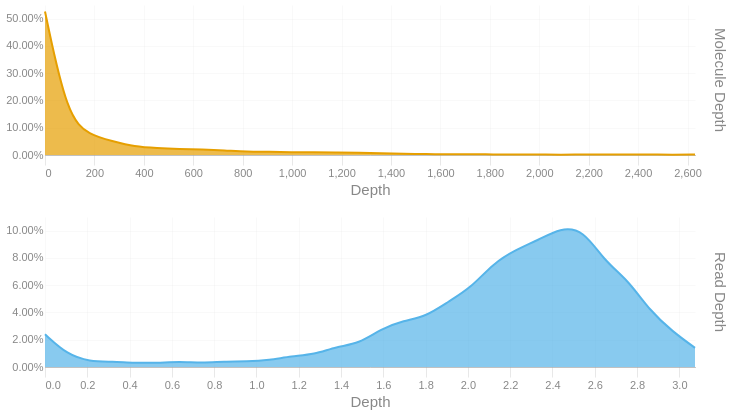

The notebook cell this image was saved under:
### Code cell
readdep = depth_hist(tb['Read Depth'], q99, 3)
readdep = readdep.with_columns(pl.lit('Read Depth').alias('Metric'))
if not SKIPLR:
    moldep = depth_hist(tb['Molecule Depth'], mol_q99, 1)
    moldep = moldep.with_columns(pl.lit('Molecule Depth').alias('Metric'))
    _hist = pl.concat([readdep, moldep])
    _hist = _hist.filter(pl.col('Proportion') != 0)
    with SafeRender(_hist):
        (
            alt.Chart(_hist)        
            .mark_area(interpolate = "basis")
            .encode(
                x=alt.X('Bin:Q').scale(domainMin=0).axis(alt.Axis(title='Depth')),
                y = alt.Y('Proportion:Q', title = None).axis(format = '.2%'),
                color = alt.Color('Metric:N').legend(None),
                row = alt.Row("Metric:N").header(title = None, labelOrient = 'right'),
                tooltip = [
                    alt.Tooltip("Metric:N", title = "Metric"),
                    alt.Tooltip('Interval:N', title = "Depth Interval"),
                    alt.Tooltip('Proportion:Q', title = "% Alignments").format('.2%')
                ]
            )
            .resolve_scale(x='independent', y='independent')
            .properties(
                height = 150, width = 650,
                usermeta={'embedOptions': {'downloadFileName': f'{samplename}.depth.hist'}}
            )
        ).display()
else:
    readdep = readdep.filter(pl.col('Proportion') != 0)
    with SafeRender(readdep):
        (
            alt.Chart(readdep)        
            .mark_area(interpolate = "basis")
            .encode(
                x=alt.X('Bin:Q').scale(domainMin=0).axis(alt.Axis(title='Depth')),
                y = alt.Y('Proportion:Q', title = None).axis(format = '.2%'),
                tooltip = [
                    alt.Tooltip('Interval:N', title = "Depth Interval"),
                    alt.Tooltip('Proportion:Q', title = "% Alignments").format('.2%')
                ]
            )
            .properties(
                usermeta={'embedOptions': {'downloadFileName': f'{samplename}.depth.hist'}}
            )
        ).display()

### Figure 1 — Vega-Lite specification as saved in the notebook (floating-point values rounded to 4 significant figures)
{"width": 650, "height": 150, "config": {"title": {"anchor": "start", "dy": -15, "fontSize": 18, "color": "#888888", "subtitleColor": "#888888", "subtitleFontSize": 14}, "arc": {"fill": "#0072B2"}, "axis": {"domainColor": "#888888", "domainWidth": 0.5, "gridWidth": 0.2, "grid": false, "titleFontWeight": 400, "titleFontSize": 15, "labelFontSize": 11, "labelColor": "#888888", "tickColor": "#888888", "tickWidth": 0.2, "titleColor": "#888888"}, "axisBand": {"grid": false}, "axisX": {"grid": true, "tickSize": 10, "domainCap": "round"}, "axisY": {"domain": false, "grid": true, "tickSize": 0, "domainCap": "round"}, "background": "transparent", "header": {"labelFontSize": 15, "labelColor": "#888888", "titleFontSize": 15, "titleFontWeight": 600, "titleColor": "#888888"}, "legend": {"labelFont": "sans-serif", "labelFontSize": 12, "labelColor": "#888888", "symbolSize": 100, "symbolType": "circle", "titleFontSize": 12, "titlePadding": 10, "titleColor": "#888888", "title": null}, "range": {"category": ["#E69F00", "#56B4E9", "#009E73", "#F0E442", "#0072B2", "#D55E00", "#CC79A7", "#000000"], "diverging": ["#cfe8f3", "#a2d4ec", "#73bfe2", "#46abdb", "#1696d2", "#12719e"]}, "area": {"fill": "#0072B2", "fillOpacity": 0.7, "line": true, "strokeOpacity": 0.7}, "line": {"color": "#0072B2", "stroke": "#0072B2", "strokeWidth": 2}, "trail": {"color": "#0072B2", "stroke": "#0072B2", "strokeWidth": 0, "size": 1}, "point": {"filled": true, "fillOpacity": 1.0, "size": 95}, "text": {"color": "#888888", "fontSize": 11, "align": "right", "fontWeight": 400, "size": 11}, "bar": {"fill": "#0072B2", "stroke": null}, "view": {"stroke": null, "continuousWidth": 660, "continuousHeight": 400}}, "data": {"name": "data-b226707c98fafde52fdf52914b0c693b"}, "mark": {"type": "area", "interpolate": "basis"}, "encoding": {"color": {"field": "Metric", "legend": null, "type": "nominal"}, "row": {"field": "Metric", "header": {"title": null, "labelOrient": "right"}, "type": "nominal"}, "tooltip": [{"field": "Metric", "title": "Metric", "type": "nominal"}, {"field": "Interval", "title": "Depth Interval", "type": "nominal"}, {"field": "Proportion", "format": ".2%", "title": "% Alignments", "type": "quantitative"}], "x": {"axis": {"title": "Depth"}, "field": "Bin", "scale": {"domainMin": 0}, "type": "quantitative"}, "y": {"axis": {"format": ".2%"}, "field": "Proportion", "title": null, "type": "quantitative"}}, "resolve": {"scale": {"x": "independent", "y": "independent"}}, "usermeta": {"embedOptions": {"downloadFileName": "S5_Hudson_1191.depth.hist"}}, "$schema": "https://vega.github.io/schema/vega-lite/v6.1.0.json", "datasets": {"data-b226707c98fafde52fdf52914b0c693b": [{"Bin": 0.0, "Interval": "0.0-0.106", "Proportion": 0.024, "Metric": "Read Depth"}, {"Bin": 0.106, "Interval": "0.106-0.212", "Proportion": 0.009, "Metric": "Read Depth"}, {"Bin": 0.212, "Interval": "0.212-0.318", "Proportion": 0.004, "Metric": "Read Depth"}, {"Bin": 0.318, "Interval": "0.318-0.424", "Proportion": 0.004, "Metric": "Read Depth"}, {"Bin": 0.424, "Interval": "0.424-0.53", "Proportion": 0.003, "Metric": "Read Depth"}, {"Bin": 0.53, "Interval": "0.53-0.636", "Proportion": 0.003, "Metric": "Read Depth"}, {"Bin": 0.636, "Interval": "0.636-0.742", "Proportion": 0.004, "Metric": "Read Depth"}, {"Bin": 0.742, "Interval": "0.742-0.848", "Proportion": 0.003, "Metric": "Read Depth"}, {"Bin": 0.848, "Interval": "0.848-0.954", "Proportion": 0.004, "Metric": "Read Depth"}, {"Bin": 0.954, "Interval": "0.954-1.06", "Proportion": 0.004, "Metric": "Read Depth"}, {"Bin": 1.06, "Interval": "1.06-1.166", "Proportion": 0.005, "Metric": "Read Depth"}, {"Bin": 1.166, "Interval": "1.166-1.272", "Proportion": 0.008, "Metric": "Read Depth"}, {"Bin": 1.272, "Interval": "1.272-1.378", "Proportion": 0.009, "Metric": "Read Depth"}, {"Bin": 1.378, "Interval": "1.378-1.484", "Proportion": 0.015, "Metric": "Read Depth"}, {"Bin": 1.484, "Interval": "1.484-1.59", "Proportion": 0.017, "Metric": "Read Depth"}, {"Bin": 1.59, "Interval": "1.59-1.696", "Proportion": 0.028, "Metric": "Read Depth"}, {"Bin": 1.696, "Interval": "1.696-1.802", "Proportion": 0.034, "Metric": "Read Depth"}, {"Bin": 1.802, "Interval": "1.802-1.908", "Proportion": 0.037, "Metric": "Read Depth"}, {"Bin": 1.908, "Interval": "1.908-2.014", "Proportion": 0.048, "Metric": "Read Depth"}, {"Bin": 2.014, "Interval": "2.014-2.12", "Proportion": 0.058, "Metric": "Read Depth"}, {"Bin": 2.12, "Interval": "2.12-2.226", "Proportion": 0.076, "Metric": "Read Depth"}, {"Bin": 2.226, "Interval": "2.226-2.332", "Proportion": 0.086, "Metric": "Read Depth"}, {"Bin": 2.332, "Interval": "2.332-2.438", "Proportion": 0.093, "Metric": "Read Depth"}, {"Bin": 2.438, "Interval": "2.438-2.544", "Proportion": 0.102, "Metric": "Read Depth"}, {"Bin": 2.544, "Interval": "2.544-2.65", "Proportion": 0.101, "Metric": "Read Depth"}, {"Bin": 2.65, "Interval": "2.65-2.756", "Proportion": 0.077, "Metric": "Read Depth"}, {"Bin": 2.756, "Interval": "2.756-2.862", "Proportion": 0.064, "Metric": "Read Depth"}, {"Bin": 2.862, "Interval": "2.862-2.968", "Proportion": 0.041, "Metric": "Read Depth"}, {"Bin": 2.968, "Interval": "2.968-3.074", "Proportion": 0.026, "Metric": "Read Depth"}, {"Bin": 3.074, "Interval": "3.074-3.18", "Proportion": 0.014, "Metric": "Read Depth"}, {"Bin": 0.0, "Interval": "0.0-90.7", "Proportion": 0.526, "Metric": "Molecule Depth"}, {"Bin": 90.7, "Interval": "90.7-181.4", "Proportion": 0.138, "Metric": "Molecule Depth"}, {"Bin": 181.4, "Interval": "181.4-272.1", "Proportion": 0.073, "Metric": "Molecule Depth"}, {"Bin": 272.1, "Interval": "272.1-362.8", "Proportion": 0.051, "Metric": "Molecule Depth"}, {"Bin": 362.8, "Interval": "362.8-453.5", "Proportion": 0.03, "Metric": "Molecule Depth"}, {"Bin": 453.5, "Interval": "453.5-544.2", "Proportion": 0.025, "Metric": "Molecule Depth"}, {"Bin": 544.2, "Interval": "544.2-634.9", "Proportion": 0.022, "Metric": "Molecule Depth"}, {"Bin": 634.9, "Interval": "634.9-725.6", "Proportion": 0.02, "Metric": "Molecule Depth"}, {"Bin": 725.6, "Interval": "725.6-816.3", "Proportion": 0.017, "Metric": "Molecule Depth"}, {"Bin": 816.3, "Interval": "816.3-907.0", "Proportion": 0.012, "Metric": "Molecule Depth"}, {"Bin": 907.0, "Interval": "907.0-997.7", "Proportion": 0.012, "Metric": "Molecule Depth"}, {"Bin": 997.7, "Interval": "997.7-1088.4", "Proportion": 0.01, "Metric": "Molecule Depth"}, {"Bin": 1088.0, "Interval": "1088.4-1179.1", "Proportion": 0.01, "Metric": "Molecule Depth"}, {"Bin": 1179.0, "Interval": "1179.1-1269.8", "Proportion": 0.009, "Metric": "Molecule Depth"}, {"Bin": 1270.0, "Interval": "1269.8-1360.5", "Proportion": 0.008, "Metric": "Molecule Depth"}, {"Bin": 1360.0, "Interval": "1360.5-1451.2", "Proportion": 0.006, "Metric": "Molecule Depth"}, {"Bin": 1451.0, "Interval": "1451.2-1541.9", "Proportion": 0.004, "Metric": "Molecule Depth"}, {"Bin": 1542.0, "Interval": "1541.9-1632.6", "Proportion": 0.004, "Metric": "Molecule Depth"}, {"Bin": 1633.0, "Interval": "1632.6-1723.3", "Proportion": 0.002, "Metric": "Molecule Depth"}, {"Bin": 1723.0, "Interval": "1723.3-1814.0", "Proportion": 0.003, "Metric": "Molecule Depth"}, {"Bin": 1814.0, "Interval": "1814.0-1904.7", "Proportion": 0.002, "Metric": "Molecule Depth"}, {"Bin": 1905.0, "Interval": "1904.7-1995.4", "Proportion": 0.002, "Metric": "Molecule Depth"}, {"Bin": 1995.0, "Interval": "1995.4-2086.1", "Proportion": 0.002, "Metric": "Molecule Depth"}, {"Bin": 2086.0, "Interval": "2086.1-2176.8", "Proportion": 0.001, "Metric": "Molecule Depth"}, {"Bin": 2177.0, "Interval": "2176.8-2267.5", "Proportion": 0.002, "Metric": "Molecule Depth"}, {"Bin": 2268.0, "Interval": "2267.5-2358.2", "Proportion": 0.002, "Metric": "Molecule Depth"}, {"Bin": 2358.0, "Interval": "2358.2-2448.9", "Proportion": 0.002, "Metric": "Molecule Depth"}, {"Bin": 2449.0, "Interval": "2448.9-2539.6", "Proportion": 0.002, "Metric": "Molecule Depth"}, {"Bin": 2540.0, "Interval": "2539.6-2630.3", "Proportion": 0.001, "Metric": "Molecule Depth"}, {"Bin": 2630.0, "Interval": "2630.3-2720.97", "Proportion": 0.002, "Metric": "Molecule Depth"}]}}
